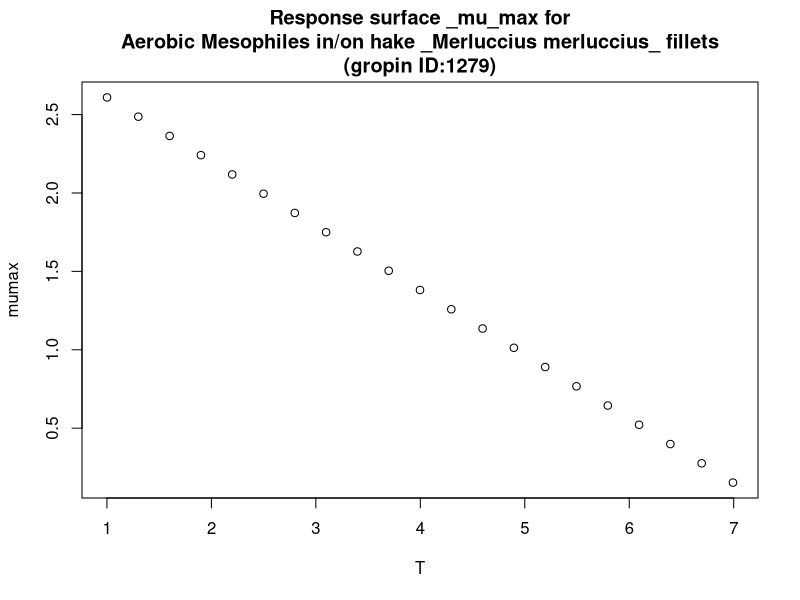

This figure's R source:
#############################
# start of Parameter script
#############################
T <- seq(1.001,6.99300699300699,length.out=21)
#############################
# end of Parameter script
#############################
############################# 
# start of Model script Gropin ID 1279 
#############################
 
# constant coefficients for this model
 
variables <- data.frame(T)
argumentsPar <- unique.data.frame(expand.grid(variables))
 
# heart of the model
response_surface <- function(T) {
   mumax <-(-0.41*T+3.02)

	return(mumax=mumax)
} 

# output parameters
responseSurface <- cbind(argumentsPar,response_surface(argumentsPar['T']))
colnames(responseSurface) <- c(colnames(argumentsPar),'mumax')
#############################
# End of Model script
#############################
############################# 
# start of Visualisation script Gropin ID 1279 
#############################
titleText <-'Response surface _mu_max for
Aerobic Mesophiles in/on hake _Merluccius merluccius_ fillets
(gropin ID:1279)'
plot(T,responseSurface$'mumax',xlab='T',
                          ylab='mumax',main=titleText)
#############################
# End of Visualisation script
#############################
